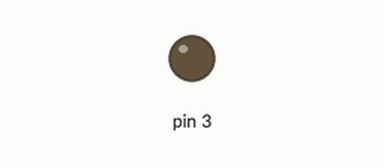
A sketch run on a simulated Arduino Uno, built with avr-gcc and run on an emulated ATmega328P. On the bench: output pins drawn as LEDs (lit = HIGH).

Above: at 0.15 s.
Timing chart, 0 to 1.6 s (numbered marks = the images above):
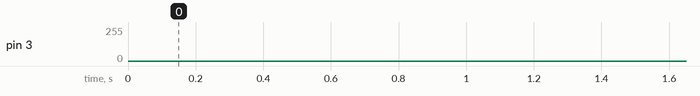

The sketch:

sinus.ino
```cpp
void setup() {
  // put your setup code here, to run once:
pinMode(3,OUTPUT);
}

void loop() {
  for(int i=0; i<266; i++){
    analogWrite(3,i);
    delay(1);
    }
  // put your main code here, to run repeatedly:
for(int k=255; k>0; k--){
    analogWrite(3,k);
    delay(1);
    }
}
```
